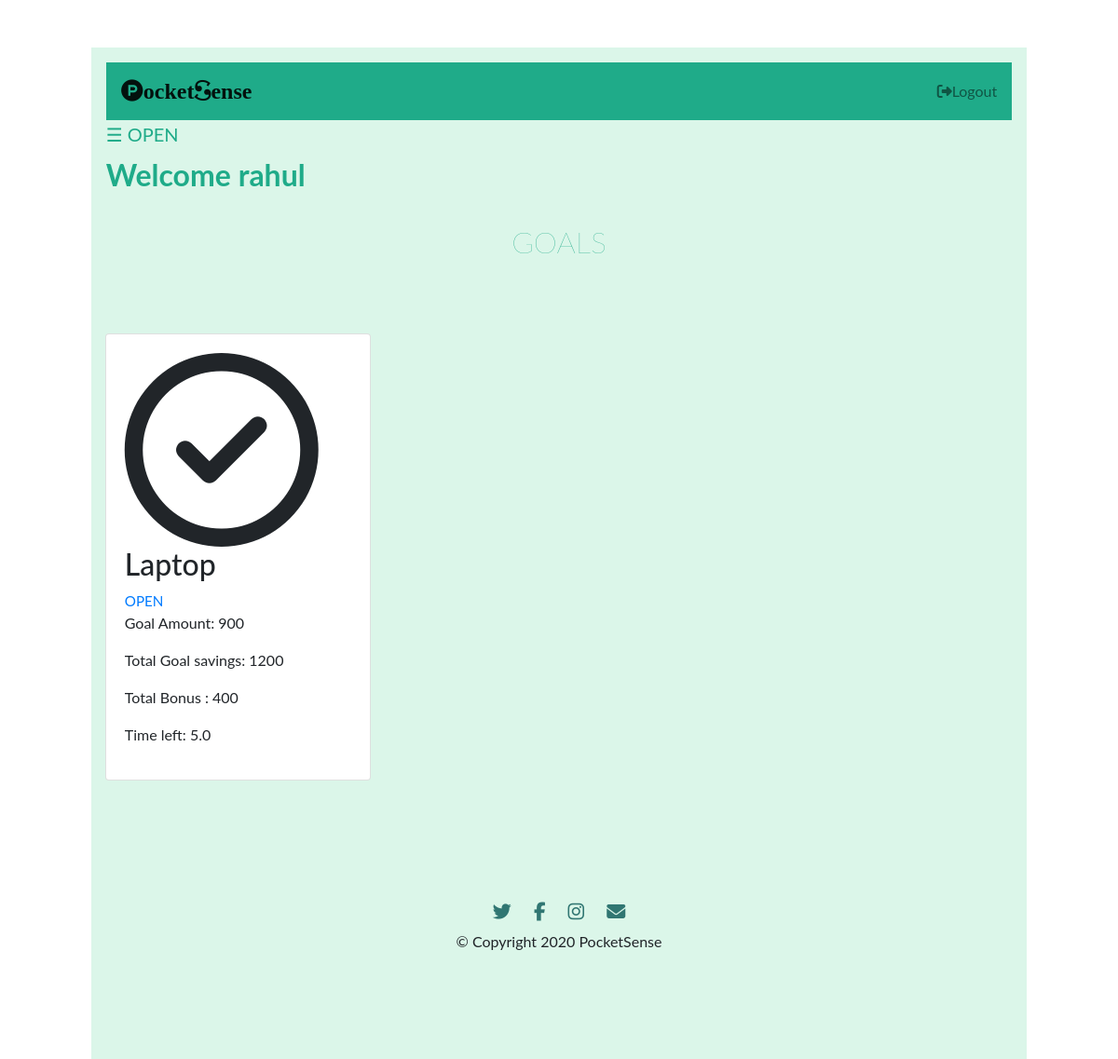
The app's page /task/index (signed in) with its own data.
### tables this page shows
CREATE TABLE parent(
	parent_id INTEGER PRIMARY KEY AUTOINCREMENT,
	parent_username TEXT UNIQUE NOT NULL,
	parent_email TEXT UNIQUE NOT NULL,
	parent_password TEXT NOT NULL
);

CREATE TABLE goal(
	goal_id INTEGER PRIMARY KEY AUTOINCREMENT,
	author_id INTEGER ,
	task_author INTEGER,

	goal_name TEXT UNIQUE ,
	income_amt INTEGER ,
	goal_amt INTEGER ,
	goal_saving INTEGER,

	fix_saving_amt INTEGER,
	saving_amt INTEGER ,
	emergency_amt INTEGER ,
	
	bonus INTEGER ,
    time_left TEXT ,
	personal_amt INTEGER ,
	counter INTEGER,

	created TIMESTAMP DEFAULT CURRENT_TIMESTAMP,


	task_name  TEXT,

	task_amt INTEGER,
	task_count INTEGER,
	
	FOREIGN KEY (author_id) REFERENCES child (child_id),
	
	FOREIGN KEY (task_author) REFERENCES parent (parent_id)

);

### fin/task.py (the view)
@bp.route('/index' ,  methods = ('GET' , 'POST'))
@parent_login_required
def index():
    db = get_db()
    goals = db.execute(
        'SELECT go.goal_id , child_username , goal_amt , goal_name , saving_amt , bonus , time_left , author_id , goal_saving'
        ' FROM goal go JOIN child u ON go.author_id = u.child_id'
        ' ORDER BY created DESC'
    ).fetchall()
    return render_template('task/index.html', goals=goals)

### fin/auth.py (called while the page is built)
@bp.before_app_request
def load_logged_in_parent():
    parent_id = session.get('parent_id')
    if parent_id is None:
        g.parent = None
    else:
        g.parent = get_db().execute(
            'SELECT * FROM parent WHERE parent_id = ?', (parent_id,)
        ).fetchone()

def parent_login_required(view):
    @functools.wraps(view)
    def wrapped_view(**kwargs):
        if g.parent is None:
            return redirect(url_for('auth.parent_login'))
        return view(**kwargs)
    return wrapped_view

@bp.before_app_request
def load_logged_in_child():
    child_id = session.get('child_id')
    if child_id is None:
        g.child = None
    else:
        g.child = get_db().execute(
            'SELECT * FROM child WHERE child_id = ?', (child_id,)
        ).fetchone()

### fin/db.py (called while the page is built)
def get_db():
	if 'db' not in g:
		g.db = sqlite3.connect( current_app.config['DATABASE'] , detect_types=sqlite3.PARSE_DECLTYPES)
		g.db.row_factory = sqlite3.Row
	return g.db

### fin/templates/task/index.html (shortened to what this page needs)
<!DOCTYPE html>
<html>
<head>
  <link rel="stylesheet" href="https://stackpath.bootstrapcdn.com/bootstrap/4.5.0/css/bootstrap.min.css">
<link rel="stylesheet" href="{{ url_for('static', filename='account.css') }}">
</head>
<body>
  <section id="main">
  <div class="container-fluid">
    <section id="first">
      <div id="main">
        <nav class="navbar navbar-light" style="background-color: #1fab89;">
          <a class="navbar-brand" href=""><i class="fa fa-product-hunt" aria-hidden="true"></i>ocket<i class="fa fa-scribd" aria-hidden="true"></i>ense</a>
          <ul class="navbar-nav ml-auto">
            <li class="nav-item">
              {% if g.parent %}
              <a class="nav-link" href="{{ url_for('auth.parent_logout') }}"><i class="fa fa-sign-out" aria-hidden="true"></i>Logout</a>
              {% endif %}
            </li>
          </ul>
        </nav>
        <span class="op" style="font-size:20px;cursor:pointer" onclick="openNav()">&#9776; OPEN</span>
         {% if g.parent %}
        <h2 class="title">Welcome {{ g.parent['parent_username'] }}</h2>
        {% endif %}
      </div>
    <section id="third">
      <h2 class="title_goal">GOALS</h2>
      <div class="card-deck row">
         {% for goal in goals %}
         {% if g.parent['parent_id'] == goal['author_id'] %}
        <div class="pricing-column col-lg-4 col-md-6">
          <div class="card">
            <div class="card-body">
                 <i class="fa fa-ch fa-check-circle-o" aria-hidden="true"></i>
                <h2>{{ goal['goal_name'] }}</h2>
                 <a style = font-size:95%; class="action" href="{{ url_for('task.display' , id=goal['goal_id'])}}">OPEN</a>
                <p class="price-p">Goal Amount: {{ goal['goal_amt'] }}</p>
                <p class="price-p">Total Goal savings: {{ goal['goal_saving'] }}</p>
                <p class="price-p">Total Bonus : {{ goal['bonus'] }}</p>
                <p class="price-p">Time left: {{ goal['time_left'] }}</p>
            </div>
          </div>
        </div>
           {% endif %}
            {% endfor %}
      </div>
    </section>
    <footer id="footer">
      <a href="https://twitter.com/account/access"><i class="fa fa-twitter footer-ic fa-lg" aria-hidden="true"></i></a>
      <a href="https://twitter.com/account/access"><i class="fa fa-facebook footer-ic fa-lg " aria-hidden="true"></i></a>
      <a href="https://twitter.com/account/access"><i class="fa fa-instagram footer-ic fa-lg" aria-hidden="true"></i></a>
      <a href="https://twitter.com/account/access"><i class="fa fa-envelope footer-ic fa-lg" aria-hidden="true"></i></a>
      <p class="f-p">© Copyright 2020 PocketSense</p>
    </footer>
  </div>
</section>
</body>
</html>

### fin/static/account.css (style rules this page uses)
body { font-family: "Lato", sans-serif; transition: background-color .5s; }
.container-fluid { padding: 3% 7% 3%; }
.navbar-brand { font-family: "Ubuntu"; font-size: 1.5rem; font-weight: bold; color: #1fab89; }
.title { font-weight: bold; color:#1fab89; padding-top: 1%; }
.title_goal { font-weight: lighter; text-align: center; color:#1fab89; padding-top: 1%; padding-bottom: 50px; }
.op { color: #1fab89; padding-top: 3%; padding-bottom: 100%; }
.card { margin: 0 auto; float: none; }
.fa-ch { text-align: center; margin: auto; font-size: 13em !important; }
.card-deck { padding-top: 20px; }
#first { background-color: #dbf6e9; padding-bottom: 50px; }
#third { background-color: #dbf6e9; padding-bottom: 50px; margin: auto; }
#main { transition: margin-left .5s; padding: 16px; }
#footer { text-align: center; background-color: #dbf6e9; padding: 7% 15% }
.footer-ic { margin: 20px 10px; color: #307672; }

### records on screen
parent: parent.parent_username "rahul"
goal: goal_name "Laptop", goal_amt "900", goal_saving "1200", bonus "400", time_left "5.0"
